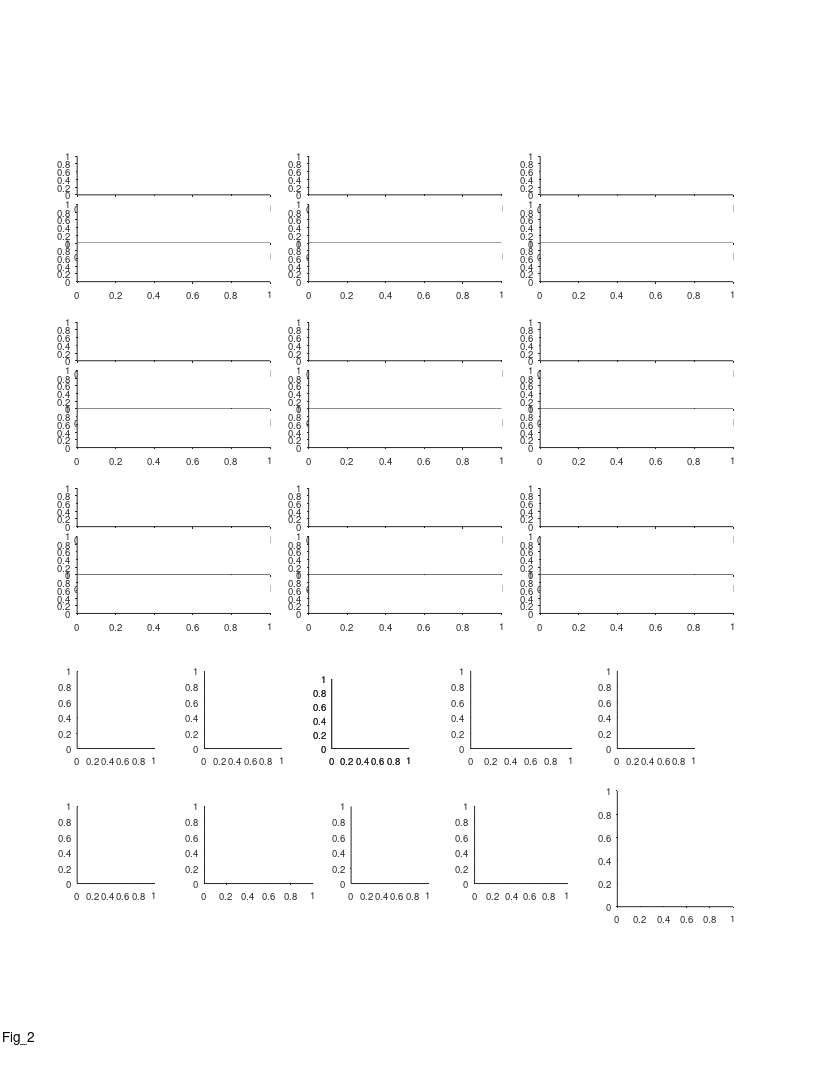

Write the MATLAB code that produced this figure. (Note: this script raises an error after producing the figure.)
%% Large Scale - fig 2 - Multi-scale spatial coding with many fields in individual dorsla-CA1 neurons

%%
clear 
clc

%% define output files
res_dir = 'L:\paper_figures';
mkdir(res_dir)
fig_name_str = 'Fig_2';
fig_caption_str = 'Multi-scale spatial coding with many fields in individual dorsla-CA1 neurons';
log_name_str = [fig_name_str '_log_file' '.txt'];
log_name_str = strrep(log_name_str , ':', '-');
log_name_str = strrep(log_name_str , ' ', '_');
log_name_out = fullfile(res_dir, log_name_str);

%% open log file
diary off
diary(log_name_out)
diary on
disp('Log file');
disp(['created: ', datestr(clock)]);
disp('======================================================');
disp([fig_name_str ':' fig_caption_str]);   
disp('======================================================');
disp('');


%% create figure
% figure_size_cm = [21.0 29.7]; % ~A4
figure_size_cm = [21.6 27.9]; % ~US letter
figure ;
% Some WYSIWYG options:
set(gcf,'DefaultAxesFontSize',7);
set(gcf,'DefaultAxesFontName','helvetica');
set(gcf,'DefaultAxesUnits','centimeters');
set(gcf,'PaperType','usletter')
% set(gcf,'PaperType','<custom>');
set(gcf,'PaperUnits','centimeters','PaperPosition',[0 0 figure_size_cm]);
set(gcf,'PaperOrientation','portrait');
set(gcf,'Units','centimeters','Position',get(gcf,'paperPosition')+[0 0 0 0]); % position on screen...
set(gcf, 'Renderer', 'painters');
set(groot, 'defaultAxesTickDir', 'out');
set(groot,  'defaultAxesTickDirMode', 'manual');
annotation('textbox', [0.5 1 0 0], 'String',fig_name_str, 'HorizontalAlignment','center','Interpreter','none', 'FitBoxToText','on');

pause(0.2); % workaround to solve matlab automatically changing the axes positions...

% create panels
panel_A_size_raster = [5 1];
panel_A_size_FR_map = [5 1];
panel_A_pos = [2 12];
panel_A = [];
for ii=1:3
    for jj=1:3
        offset_x = (ii-1)*6;
        offset_y = (jj-1)*4.3;
        offset = panel_A_pos + [offset_x offset_y];
        panel_A(ii,jj,1) = axes('position', [offset+[0 2.25] panel_A_size_FR_map]);
        panel_A(ii,jj,2) = axes('position', [offset+[0 1   ] panel_A_size_raster]);
        panel_A(ii,jj,3) = axes('position', [offset+[0 0   ] panel_A_size_raster]);
    end
end
% panel_A = permute(panel_A,[2 1 3]);
panel_A = panel_A(:,3:-1:1,:);
panel_A = reshape(panel_A,[9 3]);

panel_BCDE_size = [2 2];
panel_B    = axes('position', [ 2.0  8.5  panel_BCDE_size           ]);
panel_C    = axes('position', [ 5.3  8.5  panel_BCDE_size           ]);
panel_D(1) = axes('position', [ 8.6  8.5  panel_BCDE_size.*[1 0.9]  ]);
panel_D(2) = axes('position', [ 8.6  8.5  panel_BCDE_size.*[1 0.9]  ]);
panel_E =    axes('position', [12.2  8.5  panel_BCDE_size.*[1.3 1]  ]);
panel_Fnew = axes('position', [16.0  8.5  panel_BCDE_size           ]);

panel_FGH_size = [2 2];
panel_F = axes('position', [ 2.0  5 panel_FGH_size]          );
panel_G = axes('position', [ 5.3  5 panel_FGH_size.*[1.4 1] ]);
panel_H = axes('position', [ 9.1  5 panel_FGH_size]          );
panel_I = axes('position', [12.3  5 panel_FGH_size.*[1.2 1] ]);
panel_J = axes('position', [16.0  4.4 3 3]);

%%
prm = PARAMS_GetAll();

if 1
%% FR map + rasters - 9 examples
cell_examples = {
433;  56;  51;
609; 419; 477;
 57; 628; 337;
};
% other options: 57 474 658
for ii_cell = 1:length(cell_examples)
    %%
    cell_ID = cell_examples{ii_cell};
    cell = cell_load_data(cell_ID,'details','FR_map','fields','stats','FE');
    c = prm.graphics.colors.flight_directions;
    
    % map+fields
    axes(panel_A(ii_cell, 1));
    cla
    hold on
    maps=[cell.FR_map.all];
    x = maps(1).bin_centers;
    y = cat(1,maps.PSTH);
    m = round(max(y(:)));
    ylimits = [0 m+1];
    % low-speed area
    baseval = 0.1;
    area([4 prm.fields.valid_speed_pos(1)]    , ylimits([2 2]), baseval, 'FaceColor',0.8*[1 1 1],'EdgeColor','none','ShowBaseLine','off');
    area([  prm.fields.valid_speed_pos(2) 194], ylimits([2 2]), baseval, 'FaceColor',0.8*[1 1 1],'EdgeColor','none','ShowBaseLine','off');
    h=plot(x,y);
    [h.Color] = disperse(c);
    box off
    h=gca;
    h.TickDir = 'out';
    h.XTick = [];
    h.YTick = [0 m];
    h.YLim = ylimits;
    h.XLim = [0 200];
    
    % fields
    for ii_dir=1:2
        fields = cell.fields{ii_dir};
        if isfield(fields,'in_low_speed_area')
            fields([fields.in_low_speed_area])=[];
        end
        for ii_field = 1:length(fields)
            dir_offsets = [-0.1 -0.17]+0.015;
            [xaf,yaf] = ds2nfu(fields(ii_field).edges_prc, repelem(dir_offsets(ii_dir)*range(h.YLim),2));
            annotation('line',xaf,yaf,'Linewidth', 2, 'Color', c{ii_dir});
        end
    end
    
    % cell details
    cell_num_str_pos_x   = [0.50 0.50 0.50 0.50 0.50 0.45 0.50 0.50 0.50];
    cell_num_str_pos_y   = [1.05 1.05 1.05 0.85 0.90 0.90 0.90 0.90 0.90];
    cell_stats_str_pos_x = [0.80 0.95 0.80 0.80 0.80 0.80 0.12 0.50 0.85];
    cell_stats_str_pos_y = [1.20 1.05 1.15 0.90 1.10 1.10 1.10 0.90 0.90]+0.05;
    text(cell_num_str_pos_x(ii_cell), cell_num_str_pos_y(ii_cell), "cell "+ ii_cell,...
        'Units','normalized','HorizontalAlignment','center','VerticalAlignment','bottom','FontSize',8);
    switch ii_cell
        case {1,2,3,4,5,6,7,8}
            cell_stats_str = {  sprintf('max=%.1fm', cell.stats.all.field_largest);...
                                sprintf('min=%.1fm', cell.stats.all.field_smallest);...
                                sprintf('ratio=%.1f', cell.stats.all.field_ratio_LS);...
                             };
            text(cell_stats_str_pos_x(ii_cell), cell_stats_str_pos_y(ii_cell)-0*0.23, cell_stats_str{1},...
                'Units','normalized','HorizontalAlignment','center','VerticalAlignment','Top','FontSize',6);
            text(cell_stats_str_pos_x(ii_cell), cell_stats_str_pos_y(ii_cell)-1*0.23, cell_stats_str{2},...
                'Units','normalized','HorizontalAlignment','center','VerticalAlignment','Top','FontSize',6);
            text(cell_stats_str_pos_x(ii_cell), cell_stats_str_pos_y(ii_cell)-2*0.23, cell_stats_str{3},...
                'Units','normalized','HorizontalAlignment','center','VerticalAlignment','Top','FontSize',6);
        case 9
            cell_stats_str = {  sprintf('single field=%.1fm', cell.fields{1}.width_prc) };
            text(cell_stats_str_pos_x(ii_cell), cell_stats_str_pos_y(ii_cell)-0*0.23, cell_stats_str{1},...
                'Units','normalized','HorizontalAlignment','center','VerticalAlignment','Top','FontSize',6);
    end
    
    % rasters
    FEs = [cell.FE];
    for ii_dir=1:2
        axes(panel_A(ii_cell, ii_dir+1));
        cla
        FE = FEs{ii_dir};
        x = [FE.spikes_pos];
        [FE.number2] = disperse(1:length(FE));
        y = arrayfun(@(FE)(FE.number2*ones(1,FE.num_spikes)),FE,'UniformOutput',0);
        y = [y{:}];
        plot(x,y,'.','Color',c{ii_dir},'MarkerSize',0.05);
        box off
        h=gca;
        m = length(FE);
        h.YTick = [1 m];
        h.XLim = [0 200];
        h.YLim = [0 m+1];
        switch ii_dir
            case 1
                h.XTick = [];
                h.YTickLabel = {'',num2str(m)};
            case 2
                h.XTick = 0:50:200;
                h.XRuler.TickLabelGapOffset = -2;
                h.YTickLabel = {'1',num2str(m)};
                h.TickDir = 'out';
        end
    end
    % fields num (here to be above the 
    for ii_dir=1:2
        fields = cell.fields{ii_dir};
        if isfield(fields,'in_low_speed_area')
            fields([fields.in_low_speed_area])=[];
        end
        dir_offsets =2.05+[0.18 0];
        text(1.05, dir_offsets(ii_dir), num2str(length(fields)), 'Units','normalized', 'Color', c{ii_dir},...
            'HorizontalAlignment','right', 'VerticalAlignment','middle','FontSize',6);
    end
end

%% add x/y labels for specific panels
for ii = [7 8 9]
    axes(panel_A(ii, 3));
    xlabel('Position (m)', 'Units','normalized','Position',[0.5 -0.35]);
end
for ii = [1 4 7]
    axes(panel_A(ii, 3));
%     ylabel('Time (min)',   'Units','normalized','Position',[-0.1 1]);
    ylabel('Flight no.',   'Units','normalized','Position',[-0.1 1]);
    axes(panel_A(ii, 1));
    ylabel({'Firing rate';'(Hz)'},   'Units','normalized','Position',[-0.07 0.42]);
end
axes(panel_A(1, 1));
text(-0.25,1.6, 'A', 'Units','normalized','FontWeight','bold');

%% add zoom in panel (cell 3)
% choose cell/dir/field to zoom
ii_cell = 3;
ii_dir = 1;
ii_field = 2;
cell_ID = cell_examples{ii_cell};
cell = cell_load_data(cell_ID,'details','FR_map','fields','stats','FE');
c = prm.graphics.colors.flight_directions;
% add zoom ("out") lines
axes(panel_A(ii_cell,1));
x=[];
y=[];
x(1,:) = cell.fields{ii_dir}(ii_field).edges_href;
x(2,:) = cell.fields{ii_dir}(ii_field).edges_href;
% x(3,:) = [15;50];
x(3,:) = cell.fields{ii_dir}(ii_field).edges_href + 10*[-1 1];
y(1,:) =  4*[1;1];
y(2,:) = 7*[1;1];
y(3,:) = 14*[1;1];
[xf, yf] = ds2nfu(x,y);
for jj = 1:2
    for ii = 1:2
        hl = annotation('line');
%         hl.Parent = gca;
        hl.X = xf(ii+[0 1],jj);
        hl.Y = yf(ii+[0 1],jj);
        hl.LineWidth = 0.5;
        hl.Color = 0.5*[1 1 1];
    end
end
% create zoom panel
POSf = ds2nfu([x(end,1)-0.4 y(end,1)-2 diff(x(end,:)) 20]);
panel_A_zoom = axes('Units','normalized', 'position', POSf);
cla
hold on
set(gca,'visible','off');
FE = cell.FE{ii_dir};
x = [FE.spikes_pos];
[FE.number2] = disperse(1:length(FE));
y = arrayfun(@(FE)(FE.number2*ones(1,FE.num_spikes)),FE,'UniformOutput',0);
y = [y{:}];
xlimits = cell.fields{ii_dir}(ii_field).edges_href;
IX = find( x>xlimits(1) & x<xlimits(end) );
x=x(IX);
y=y(IX);
ylimits = [min(y) max(y)]+[-1 3];
plot(x,y,'.','Color',c{ii_dir},'MarkerSize',3);
% plot field size bar
x = cell.fields{ii_dir}(ii_field).edges_prc;
y = ylimits([end end]);
plot(x,y,'-','Color',c{ii_dir},'LineWidth',1);
text(mean(x),mean(y)+1, sprintf('%.1fm',diff(x)), 'HorizontalAlignment','center','VerticalAlignment','bottom','FontSize',6);
box off
h=gca;
h.XLim = xlimits;
h.YLim = ylimits;

%% add zoom in panel (cell 7)
% choose cell/dir/field to zoom
ii_cell = 7;
ii_dir = 2;
ii_field = 4;
cell_ID = cell_examples{ii_cell};
cell = cell_load_data(cell_ID,'details','FR_map','fields','stats','FE');
c = prm.graphics.colors.flight_directions;
% add zoom ("out") lines
axes(panel_A(ii_cell,1));
x=[];
y=[];
x(1,:) = cell.fields{ii_dir}(ii_field).edges_href;
x(2,:) = cell.fields{ii_dir}(ii_field).edges_href;
% x(3,:) = [15;50];
x(3,:) = cell.fields{ii_dir}(ii_field).edges_href + 10*[-1 1];
y(1,:) = 2*[1;1];
y(2,:) = 3*[1;1];
y(3,:) = 6*[1;1];
[xf, yf] = ds2nfu(x,y);
for jj = 1:2
    for ii = 1:2
        hl = annotation('line');
%         hl.Parent = gca;
        hl.X = xf(ii+[0 1],jj);
        hl.Y = yf(ii+[0 1],jj);
        hl.LineWidth = 0.5;
        hl.Color = 0.5*[1 1 1];
    end
end
% create zoom panel
POSf = ds2nfu([x(end,1) 4 diff(x(end,:)) 8]);
panel_A_zoom = axes('Units','normalized', 'position', POSf);
cla
hold on
set(gca,'visible','off');
FE = cell.FE{ii_dir};
x = [FE.spikes_pos];
[FE.number2] = disperse(1:length(FE));
y = arrayfun(@(FE)(FE.number2*ones(1,FE.num_spikes)),FE,'UniformOutput',0);
y = [y{:}];
xlimits = cell.fields{ii_dir}(ii_field).edges_href;
IX = find( x>xlimits(1) & x<xlimits(end) );
x=x(IX);
y=y(IX);
ylimits = [min(y) max(y)]+[-1 3];
plot(x,y,'.','Color',c{ii_dir},'MarkerSize',3);
% plot field size bar
x = cell.fields{ii_dir}(ii_field).edges_prc;
y = ylimits([end end]);
plot(x,y,'-','Color',c{ii_dir},'LineWidth',1);
text(mean(x),mean(y)+1, sprintf('%.1fm',diff(x)), 'HorizontalAlignment','center','VerticalAlignment','bottom','FontSize',6);
box off
h=gca;
h.XLim = xlimits;
h.YLim = ylimits;


%% add direction arrows
arrow_x = 0.1 +[0 0.05];
arrow_y = repelem(0.9111,2);
clear h
h(1)=annotation('arrow',arrow_x,      arrow_y+0.008,  'Color', prm.graphics.colors.flight_directions{1});
h(2)=annotation('arrow',flip(arrow_x),arrow_y      ,  'Color', prm.graphics.colors.flight_directions{2});
[h.HeadWidth] = disperse([5 5]);
[h.HeadLength] = disperse([5 5]);

end

% % % % % % % % % % % % % % % % % % % % % % % % % % % % % % % % % % % % % % 
%% load population data
prm = PARAMS_GetAll();
cells_t = DS_get_cells_summary();
bats = [79,148,34,9861,2289];
cells_t(~ismember(cells_t.bat, bats ),:) = [];
cells = cellfun(@(c)(cell_load_data(c,'details')), cells_t.cell_ID, 'UniformOutput',0);
cells = [cells{:}];
cells = [cells.details];
cells(~contains({cells.brain_area}, 'CA1')) = [];
cells(~ismember([cells.ClusterQuality], [2])) = [];
cells = cellfun(@(c)(cell_load_data(c,'details','meanFR')), {cells.cell_ID}, 'UniformOutput',0);
cells = [cells{:}];
cells_details = [cells.details];
cells_ID = {cells_details.cell_ID};
meanFR = [cells.meanFR];
cells_ID([meanFR.all]>prm.inclusion.interneuron_FR_thr)=[];
clear cells stats cells_details cells_t
cells = cellfun(@(c)(cell_load_data(c,'details','stats','meanFR','stats','inclusion','signif','fields','FR_map','FE')), cells_ID, 'UniformOutput',0);
cells = [cells{:}];

%% panel E - field count histogram
% figure
axes(panel_F);
cla
hold on
text(-0.45,1.15, 'G', 'Units','normalized','FontWeight','bold');
nFields = nan(2,length(cells));
for ii_dir = 1:2
    for ii_cell = 1:length(cells)
        cell = cells(ii_cell);
        % check signif per direction
        if ~cell.signif(ii_dir).TF
            continue;
        end
        nFields(ii_dir,ii_cell) = cell.stats.dir(ii_dir).field_num;
    end
%     h = histogram(nFields(ii_dir,:));
%     h.FaceColor = prm.graphics.colors.flight_directions{ii_dir};
%     nBinEdges = 17;
%     h.BinEdges = linspace(0,35,nBinEdges);
end
h = histogram(nFields(:));
h.FaceColor = 0.5*[1 1 1];
nBinEdges = 14;
h.BinEdges = linspace(0,35,nBinEdges);
xlabel({'No. of fields';'per direction'},'Units','normalized','Position',[0.5 -0.18]);
ylabel('No. of cells')
ha = gca;
ha.YScale = 'log';
% ha.YLim = [0.7 130];
ha.YLim = [0.7 max(h.Values)*1.05];
ha.XLim = [0 33];
ha.XTick = [0:10:30];
ha.YTick = [1 10 100];
ha.YTickLabel = {'10 ^0';'10 ^1';'10 ^2'};
% ha.XLim = [0 35];
% ha.YLim = [0 40];
% ha.XTick = [0:5:35];
% ha.YTick = [0 40];
ha.TickDir='out';
ha.TickLength = [0.03 0.03];
ha.XRuler.TickLabelGapMultiplier = -0.3;
ha.YRuler.TickLabelGapMultiplier = 0.001;

%% panel F - field size histogram
% figure
axes(panel_G);
cla
hold on
text(-0.35,1.15, 'H', 'Units','normalized','FontWeight','bold');
fields_size = [];
for ii_dir = 1:2
    for ii_cell = 1:length(cells)
        cell = cells(ii_cell);
        if ~cell.signif(ii_dir).TF % check signif per direction
            continue;
        end
        fields = cell.fields{ii_dir};
        fields([fields.in_low_speed_area]) = []; % remove fields in low speed area
        fields_size = [fields_size fields.width_prc];
    end
end
h = histogram(fields_size);
h.FaceColor = 0.5*[1 1 1];
% h.NumBins = 33;
h.BinWidth = 1;
ha=gca;
ha.YScale = 'log';
xlabel('Field size (m)')
ylabel('Counts','Units','normalized','Position',[-0.23 0.5])
ha = gca;
% ha.XLim = [0 35];
ha.YLim = [0.8 300];
% ha.XTick = [0:5:35];
ha.YTick = [1 10 100];
ha.YTickLabel = {'10 ^0';'10 ^1';'10 ^2'};
ha.TickDir='out';
ha.TickLength = [0.03 0.03];
ha.XRuler.TickLabelGapMultiplier = -0.3;
ha.YRuler.TickLabelGapMultiplier = 0.001;

save( fullfile(res_dir,'pop_dist_fields_size'), 'fields_size');

%% panel G - smallest / largest field size
% figure
axes(panel_H);
cla
hold on
text(-0.45,1.15, 'I', 'Units','normalized','FontWeight','bold');
LS_field_size = nan(2,length(cells));
for ii_cell = 1:length(cells)
    cell = cells(ii_cell);
    if ~all([cell.signif.TF]) % at least one direction is significant
        continue;
    end
    LS_field_size(1,ii_cell) = cell.stats.all.field_smallest;
    LS_field_size(2,ii_cell) = cell.stats.all.field_largest;
end
% LS_field_size(:,any(isnan(LS_field_size))) = [];
rng(1); % fix seed for violin plot randomization
hv = violinplot(LS_field_size');
[hv.ViolinColor] = disperse(repelem({'none'},length(hv)));
hs=[hv.ScatterPlot];
[hs.Marker]          = disperse(repelem({'.'},length(hs)));
[hs.SizeData]        = disperse(repelem(35,length(hs)));
[hs.MarkerFaceColor] = disperse(repelem({0.5*[1 1 1]},length(hs)));
[hs.MarkerEdgeColor] = disperse(repelem({0.5*[1 1 1]},length(hs)));
hm=[hv.MedianPlot];
% remove default median plot (circle), and add a red bar instead
[hm.Marker] = disperse(repelem({'none'},2));
plot([hm.XData]+0.075*[-1 1]', repelem([hm.YData],2,1), 'r', 'LineWidth',1.5);
ha=gca;
ylimits = ha.YLim;
ha.TickDir='out';
ha.TickLength = [0.03 0.03];
ha.XTick = [1 2];
ha.XTickLabel = {};
ha.XRuler.TickLabelGapMultiplier = -0.35;
ha.YRuler.TickLabelGapMultiplier = 0.001;
text([1 2],repelem(ylimits(1)-0.04*diff(ylimits),2),{{'Smallest';'field'},{'Largest';'field'}},...
    'HorizontalAlignment','center','VerticalAlignment','top','FontSize',7);
% xlabel('')
ylabel('Field size (m)','Units','normalized','Position',[-0.21 0.5])



%% panel I - field ratio (largest/smallest)
% figure
axes(panel_I);
cla
hold on
text(-0.4,1.15, 'J', 'Units','normalized','FontWeight','bold');
LS_field_ratio_all = nan(1,length(cells));
LS_field_ratio_dir = nan(2,length(cells));
for ii_cell = 1:length(cells)
    cell = cells(ii_cell);
    % pooled stats - check at least one direction is signif
    if any([cell.signif.TF])
        LS_field_ratio_all(ii_cell) = cell.stats.all.field_ratio_LS;
    end
    % per dir stats - check signif per direction
    for ii_dir = 1:2
        if cell.signif(ii_dir).TF 
            LS_field_ratio_dir(ii_dir,ii_cell) = cell.stats.dir(ii_dir).field_ratio_LS;
        end
    end
end
% LS_field_ratio_dir = LS_field_ratio_dir(:);
% LS_field_ratio_dir(isnan(LS_field_ratio_dir)) = [];
% LS_field_ratio_all(isnan(LS_field_ratio_all)) = [];
% edges = linspace(1,ceil(max(max(LS_field_ratio_all))),9);
nBinEdges = 9;
edges = logspace(0,log10(25),nBinEdges);
clear h
% h(1) = histogram(LS_field_ratio_dir);
h(2) = histogram(LS_field_ratio_all);
% h(1).BinEdges = edges;
h(2).BinEdges = edges;
% h(1).FaceColor = 'g';
h(2).FaceColor = 0.5*[1 1 1];
% h(1).BinLimits = [1 h(1).BinLimits([2])];
% h(2).BinLimits = [1 h(2).BinLimits([2])];
% h(1).NumBins = 15;
% h.FaceColor = prm.graphics.colors.flight_directions{ii_dir};
% legend({'per cell';'per direction'})
ha=gca;
ha.YScale = 'log';
% ha.YScale = 'linear';
ha.XScale = 'log';
ha.XLim = [0 27];
% ha.YLim = [0 10];
ha.YLim = [7e-1 260];
% ha.XTick = [0:5:35];
ha.YTick = [1 10 100];
ha.XTick = [1 2 5 10 20];
ha.YTickLabel = {'10 ^0';'10 ^1';'10 ^2'};
ha.TickDir='out';
ha.TickLength = [0.03 0.03];
ha.XRuler.TickLabelGapMultiplier = -0.35;
ha.YRuler.TickLabelGapMultiplier = 0.001;
xlabel({'Field size ratio';'largest/smallest'},'Units','normalized','Position',[0.5 -0.17]);
ylabel('No. of cells','Units','normalized','Position',[-0.24 0.5])

%% arragne population SI/sparsity
signif = arrayfun(@(x)(x.TF), cat(1,cells.signif));
% TODO: check why SI/sparsity can be nan in the original cell calculation?
SI = arrayfun(@(x)([x.dir.SI_bits_spike]), cat(1,cells.stats),'UniformOutput',0);
sparsity = arrayfun(@(x)([x.dir.sparsity]), cat(1,cells.stats),'UniformOutput',0);
SI = cat(1,SI{:});
SI(~signif) = nan;
SI = SI(:);
SI(isnan(SI)) = [];
sparsity = cat(1,sparsity{:});
sparsity(~signif) = nan;
sparsity = sparsity(:);
sparsity(isnan(sparsity)) = [];

%% count total fields coverage per cell per direction
total_area = nan(length(cells),2);
for ii_cell = 1:length(cells)
    cell = cells(ii_cell);
    for ii_dir = 1:2
        if ~cell.signif(ii_dir).TF
            continue;
        end
        fields = cell.fields{ii_dir};
        fields([fields.in_low_speed_area]) = [];
        total_area(ii_cell, ii_dir) = sum([fields.width_prc]);
    end
end

% figure
% hold on
% histogram(total_area(:,1))
% histogram(total_area(:,2))
% histogram(total_area(:))

%% panel B - spatial info histogram
axes(panel_B);
cla
hold on
text(-0.45,1.15, 'B', 'Units','normalized','FontWeight','bold');
h = histogram(SI);
h.NumBins = 12;
h.FaceColor = 0.5*[1 1 1];
ha=gca;
ha.TickDir='out';
ha.TickLength = [0.03 0.03];
ha.XRuler.TickLabelGapMultiplier = -0.35;
ha.YRuler.TickLabelGapMultiplier = 0.1;
xlabel({'Spatial information';'(bits/spike)'}, 'Units','normalized','Position',[0.5 -0.17]);
ylabel('No. of cells')

%% panel C - sparsity histogram
axes(panel_C);
cla
hold on
text(-0.45,1.15, 'C', 'Units','normalized','FontWeight','bold');
h = histogram(sparsity);
h.NumBins = 15;
h.FaceColor = 0.5*[1 1 1];
ha=gca;
ha.TickDir='out';
ha.TickLength = [0.03 0.03];
ha.XRuler.TickLabelGapMultiplier = -0.35;
ha.YRuler.TickLabelGapMultiplier = 0.1;
xlabel('Sparsity', 'Units','normalized','Position',[0.5 -0.17])
ylabel('No. of cells', 'Units','normalized','Position',[-0.2 0.5])

%% panel D - Total area histogram
axes(panel_D(1));
cla
hold on
text(-0.45,1.275, 'D', 'Units','normalized','FontWeight','bold');
h = histogram(total_area(:));
h.NumBins = 17;
h.FaceColor = 0.5*[1 1 1];
ha=gca;
ha.XTick = [0:30:150];
ha.TickDir='out';
ha.TickLength = [0.03 0.03];
ha.XRuler.TickLabelGapMultiplier = -0.35;
ha.YRuler.TickLabelGapMultiplier = 0.1;
xlabel('Coverage (m)', 'Units','normalized','Position',[0.5 -0.17])
ylabel('No. of cells', 'Units','normalized','Position',[-0.2 0.5])
ha.XLim(1) = 0;

exp=exp_load_data(cell.details.exp_ID);
IX=find(contains({exp.LM.name},'ball'));
LM_locs = [exp.LM.pos_proj];
ball2ball_dist = diff(LM_locs(IX));
% total_area_L = ball2ball_dist;
total_area_L = diff(prm.fields.valid_speed_pos);
fprintf( 'Average total area in meters : %.4g\n\r',nanmean(total_area(:)) )
fprintf( 'Average total area in prc (%%): %.4g\n\r',100*nanmean(total_area(:)) / total_area_L )
fprintf( 'Median total area in meters : %.4g\n\r',nanmedian(total_area(:)) )
fprintf( 'Median total area in prc (%%): %.4g\n\r',100*nanmedian(total_area(:)) / total_area_L )

% add normalized x-axis
axes(panel_D(2));
cla
hold on
hax = gca;
hax.XLim = 100 * panel_D(1).XLim / total_area_L;
hax.XAxisLocation = 'top';
hax.YAxisLocation = 'right';
hax.Color = 'none';
hax.XColor = 'k';
hax.YColor = 'none';
box off
hax.XRuler.TickLabelGapMultiplier = -0.35;
hax.TickLength = panel_D(1).TickLength;
xlabel('Coverage (%)', 'Units','normalized','Position',[0.45 1.2]);

%% panel E - map correlations histogram
% figure
axes(panel_E);
cla
hold on
text(-0.4,1.15, 'E', 'Units','normalized','FontWeight','bold');

% arrange data
signif = arrayfun(@(x)(x.TF), cat(1,cells.signif));
FR_maps_all = cat(1,cells.FR_map);
FR_maps_all = reshape([FR_maps_all.all],size(FR_maps_all,1),size(FR_maps_all,2),[]);
M = cat(1,FR_maps_all.PSTH);
M = reshape(M,size(FR_maps_all,1),size(FR_maps_all,2),[]);
signif = repmat(signif,1,1,size(M,3));
M(~signif) = nan;
pos_bins = cells(1).FR_map(1).all.bin_centers;
invalid_pos_IX = pos_bins<=prm.fields.valid_speed_pos(1) | pos_bins>=prm.fields.valid_speed_pos(2);
M(:,:,invalid_pos_IX) = nan;
ccc = corr(squeeze(M(:,1,:))', squeeze(M(:,2,:))' ,'rows', 'pairwise');
data = diag(ccc);
switch 2
    case 1 % compare all PSTH from other cells/dir
        M2 = reshape(M,size(M,1)*size(M,2),[]);
        ccc_shuffle = corr(M2' ,'rows', 'pairwise');
        mask = tril(true(size(ccc_shuffle)),-1);
        shuffle = ccc_shuffle(mask);
    case 2 % compare only different cells betweeb different directions
        mask = tril(true(size(ccc)),-1);
        shuffle = ccc(mask);
end

% plot
nBinEdges = 21;
edges = linspace(-1,1,nBinEdges);
histogram(data,    'Normalization','pdf','BinEdges',edges,'FaceColor', 0.5*[1 1 1]);
histogram(shuffle, 'Normalization','pdf','BinEdges',edges,'DisplayStyle','stairs','EdgeColor','k','LineWidth',1.5);
[~,P_KS] = kstest2(data, shuffle);
P_RankSum = ranksum(data, shuffle);
text(1,0.9, sprintf('P_{KS}=%.02f',P_KS),'Units','normalized','FontSize',7,'HorizontalAlignment','right');
% text(1,0.9, sprintf('P=%.02f',P_RankSum),'Units','normalized','FontSize',7,'HorizontalAlignment','right');

ha= gca;
ha.XLim = [-1 1];
ha.XTick = -1:0.5:1;
ha.TickDir = 'out';
ha.TickLength = [0.03 0.03];
ha=gca;
ha.TickDir='out';
ha.TickLength = [0.03 0.03];
ha.XRuler.TickLabelGapMultiplier = -0.35;
ha.YRuler.TickLabelGapMultiplier = 0.001;
xlabel('Map correlation', 'Units','normalized','Position',[0.5 -0.17])
ylabel('Probability', 'Units','normalized','Position',[-0.17 0.5])

%% Panel F - percentage of out-of-field spikes
axes(panel_Fnew);
cla
hold on
text(-0.4,1.15, 'F', 'Units','normalized','FontWeight','bold');

in_field_spikes_prc = nan(length(cells),2);
for ii_cell = 1:length(cells)
    cell = cells(ii_cell);
    for ii_dir = 1:2
        if ~cell.signif(ii_dir).TF
            continue;
        end
        fields = cell.fields{ii_dir};
        fields([fields.in_low_speed_area])=[];
        fields_spikes_ts = [fields.spikes_ts];
        FE_spikes_ts = [cell.FE{ii_dir}.spikes_ts];
        FE_spikes_pos = [cell.FE{ii_dir}.spikes_pos];
        invalid_IX =( FE_spikes_pos < prm.fields.valid_speed_pos(1) | ...
                      FE_spikes_pos > prm.fields.valid_speed_pos(2) );
        FE_spikes_ts(invalid_IX)=[];
        FE_spikes_pos(invalid_IX)=[];
        in_field_spikes = ismember(FE_spikes_ts, fields_spikes_ts);
        in_field_spikes_prc(ii_cell,ii_dir) = sum(in_field_spikes) / length(in_field_spikes);
    end
end

h = histogram(in_field_spikes_prc(:));
h.NumBins = 12;
h.FaceColor = 0.5*[1 1 1];
ha=gca;
ha.XLim=[0 1];
ha.XTick = 0:0.5:1;
ha.TickDir='out';
ha.TickLength = [0.03 0.03];
ha.XRuler.TickLabelGapMultiplier = -0.35;
ha.YRuler.TickLabelGapMultiplier = 0.1;
xlabel('In-field spikes (%)', 'Units','normalized','Position',[0.5 -0.17]);
ylabel('No. of cells')

%%
if 0
figure
subplot(2,2,1)
hold on
histogram(in_field_spikes_prc(:,1),'Normalization','pdf','FaceColor',prm.graphics.colors.flight_directions{1})
histogram(in_field_spikes_prc(:,2),'Normalization','pdf','FaceColor',prm.graphics.colors.flight_directions{2})
subplot(2,2,2)
axis equal
plot(in_field_spikes_prc(:,1),in_field_spikes_prc(:,2),'.')
h=refline(1,0);
h.Color='k';
subplot(2,2,3)
h=violinplot(in_field_spikes_prc);
h(1).ViolinColor = prm.graphics.colors.flight_directions{1};
h(2).ViolinColor = prm.graphics.colors.flight_directions{2};
% h(1).ScatterPlot.MarkerFaceColor = prm.graphics.colors.flight_directions{1};
% h(2).ScatterPlot.MarkerFaceColor = prm.graphics.colors.flight_directions{2};
subplot(2,2,4)
boxplot(in_field_spikes_prc)
suptitle('Percentage of in-field-spikes is different between directions')
end

%% panels I&J - prepare data
distances_all = [];
field_size_diff_all = [];
field_size_all = [];
field_vel_all = [];
field_vel2_all = [];
for ii_cell = 1:length(cells)
    cell = cells(ii_cell);
    for ii_dir = 1:2
        if ~cell.signif(ii_dir).TF
            continue;
        end
        fields = cell.fields{ii_dir};
        distances_all = [distances_all diff([fields.loc])];
        field_size_diff_all = [field_size_diff_all diff([fields.width_prc])];
        field_size_all = [field_size_all [fields.width_prc]];
        field_vel_all = [field_vel_all [fields.vel]];
        field_vel2_all = [field_vel2_all [fields.vel2]];
    end
end

%% panel J - field size ratio vs. speed ratio (direct control for speed!)
% figure
axes(panel_J);
cla
hold on
text(-0.27,0.9667, 'K', 'Units','normalized','FontWeight','bold');
% arrange data
cells_signif = cat(1,cells.signif);
cells_signif = arrayfun(@(x)(x.TF), cells_signif);
signif_IX = any(cells_signif,2);
stats = [cells(signif_IX).stats];
stats_all = [stats.all];
% plot 
x = abs([stats_all.field_ratio_LS_vel]);
y = [stats_all.field_ratio_LS];
[r,pval] = corr(x',y','rows','pairwise');
plot(x, y, '.k');
text(0.1,1, {sprintf('r=%.2f',r);sprintf('P=%.2f',pval)}, ...
    'Units','normalized','HorizontalAlignment','left','VerticalAlignment','top','FontSize',7);
xlabel('Speed ratio', 'Units','normalized', 'Position',[0.5 -0.12]);
ylabel('Field size ratio', 'units','normalized', 'Position',[-0.15 0.5]);
set(gca,'yscale','log');
set(gca,'ytick',[1 2 3 5 10 15 20]);
ylim([0.9 max(y)+1]);
xlim([0.7 1.3])
ha = gca;
ha.TickDir='out';
ha.TickLength = [0.02 0.02];
ha.XRuler.TickLabelGapMultiplier = -0.3;
ha.YRuler.TickLabelGapMultiplier = 0.1;


%% print/save the figure
fig_name_out = fullfile(res_dir, fig_name_str);
print(gcf, fig_name_out, '-dpdf', '-cmyk', '-painters');
% print(gcf, fig_name_out, '-dtiff', '-cmyk', '-painters');
% saveas(gcf , fig_name_out, 'fig');
disp('figure was successfully saved to pdf/tiff/fig formats');






%% figure for Liora
cells_details=[cells.details];
cells_anatomy_PD_prc = [cells_details.TT_pos_proximodistal_prc];

figure('Units','centimeters', 'position', [2 2 20 20])
subplot(2,2,1)
hold on
nBinEdges = 9;
edges = logspace(0,log10(25),nBinEdges);
h=histogram(LS_field_ratio_all,edges); h.FaceColor = 0.5*[1 1 1];
h=histogram(LS_field_ratio_dir,edges); h.FaceColor = 'g';
ha=gca;
ha.XScale = 'log';
ha.YScale = 'log';
ha.XLim = [0 27];
ha.YLim(1) = 7e-1;
ha.YTick = [1 10 100];
ha.XTick = [1 2 5 10 20];
ha.YTickLabel = {'10 ^0';'10 ^1';'10 ^2'};
ha.TickDir='out';
xlabel('Largest/Smallest ratio')
ylabel('No. cells')
legend({'dir pooled';'per dir'})
subplot(2,2,2)
hold on
plot(LS_field_ratio_dir(1,:), nFields(1,:),'.', 'Color',prm.graphics.colors.flight_directions{1});
plot(LS_field_ratio_dir(2,:), nFields(2,:),'.', 'Color',prm.graphics.colors.flight_directions{2});
xlabel('Largest/Smallest ratio')
ylabel('No. fields')
legend({'dir1';'dir2'},'Location','northwest')
subplot(2,2,3)
plot(LS_field_ratio_all, sum(nFields,1), '.k');
legend('dir pooled')
xlabel('Largest/Smallest ratio')
ylabel('No. fields')
subplot(2,2,4)
plot(total_area, cells_anatomy_PD_prc+0.01*randn(size(cells_anatomy_PD_prc)), '.')
xlabel('Total area (m)')
ylabel('Proximo-distal axis (%)');
legend({'dir1';'dir2'},'Location','southeast')

fig_name_out = fullfile(res_dir, 'Fig_2__for_Liora');
saveas(gcf, fig_name_out, 'fig');
saveas(gcf, fig_name_out, 'pdf');
saveas(gcf, fig_name_out, 'tif');
% close(gcf)





%%
